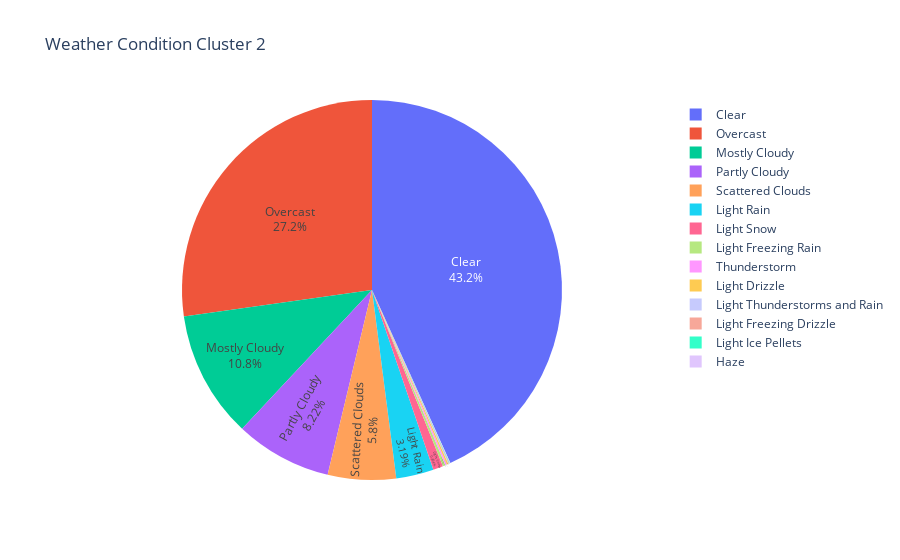

The notebook cell this image was saved under:
### Code cell
cluster2_df['Counter'] = 1
fig = px.pie(data_frame=cluster2_df, values = 'Counter', names = 'Weather_Condition', title = 'Weather Condition Cluster 2')
fig.update_traces(textposition='inside', textinfo='percent+label')
fig.show()

### Figure 1 — Plotly figure (JSON) as saved in the notebook; plotly's stock layout.template omitted (floating-point values rounded to 4 significant figures; data arrays with more than 128 entries replaced by an {"elided": "..."} marker saying what was removed)
{"data": [{"domain": {"x": [0, 1], "y": [0, 1]}, "hoverlabel": {"namelength": 0}, "hovertemplate": "Weather_Condition=%{label}<br>Counter=%{value}", "labels": {"elided": "2225 str values"}, "legendgroup": "", "name": "", "showlegend": true, "textinfo": "percent+label", "textposition": "inside", "type": "pie", "values": {"elided": "2225 int values"}}], "layout": {"legend": {"tracegroupgap": 0}, "title": {"text": "Weather Condition Cluster 2"}}}
